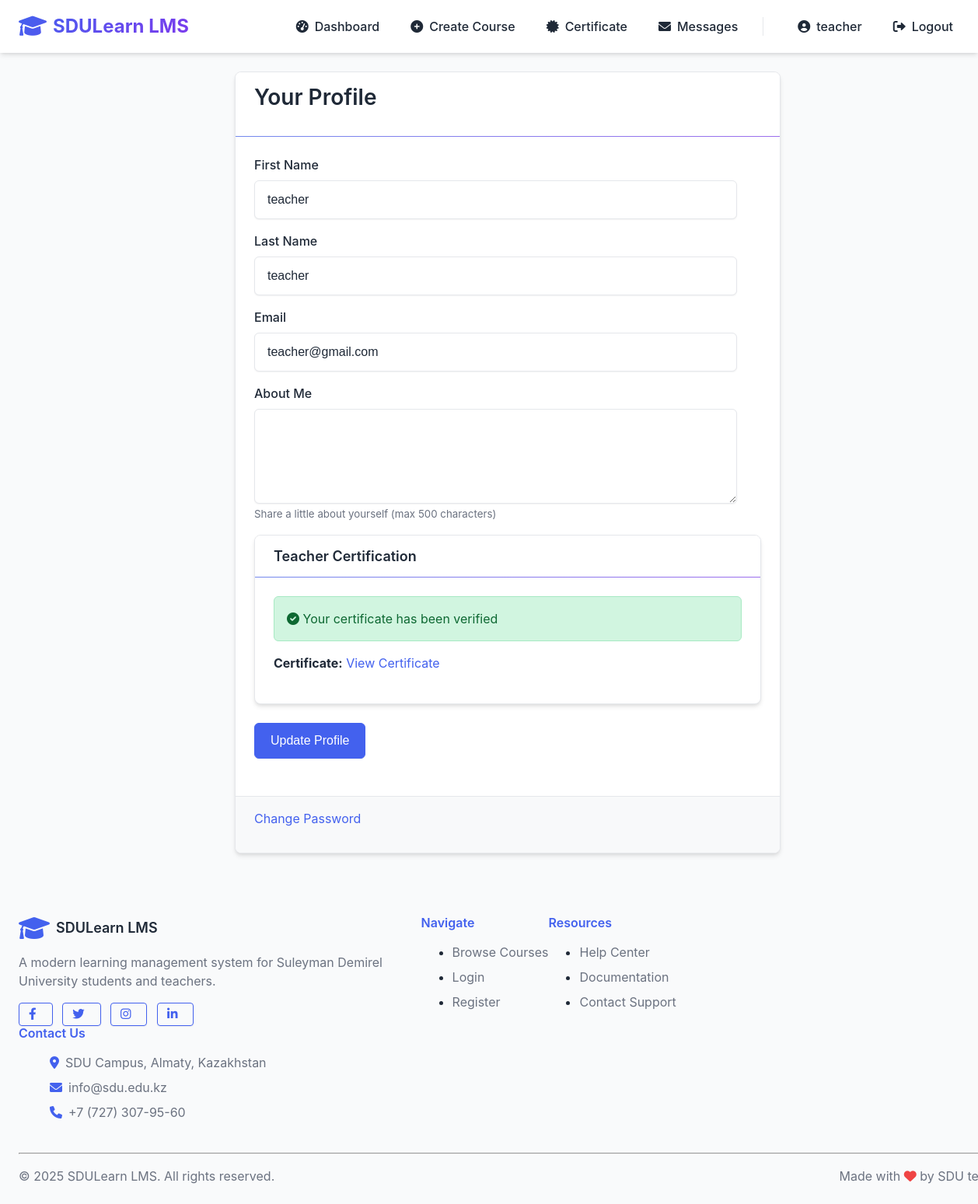
The app's page /profile (signed in) with its own data.
### lms/models/user.py (models this page shows, shortened)
class User(db.Model, UserMixin):
    __tablename__ = 'users'
    id = db.Column(db.Integer, primary_key=True)
    first_name = db.Column(db.String(50), nullable=False)
    last_name = db.Column(db.String(50), nullable=False)
    email = db.Column(db.String(120), unique=True, nullable=False)
    password_hash = db.Column(db.String(256), nullable=False)
    role_id = db.Column(db.Integer, db.ForeignKey('roles.id'), nullable=False)
    about_me = db.Column(db.Text, nullable=True)
    is_active = db.Column(db.Boolean, default=True)
    created_at = db.Column(db.DateTime, default=datetime.utcnow)
    updated_at = db.Column(db.DateTime, default=datetime.utcnow, onupdate=datetime.utcnow)
    certificate_path = db.Column(db.String(255), nullable=True, default=None)
    certificate_verified = db.Column(db.Boolean, nullable=True, default=False)
    certificate_submitted_at = db.Column(db.DateTime, nullable=True, default=None)
    certificate_description = db.Column(db.Text, nullable=True)
    created_courses = db.relationship('Course', backref='teacher', lazy='dynamic')
    enrollments = db.relationship('Enrollment', back_populates='student', lazy='dynamic')
    submissions = db.relationship('Submission', back_populates='student', lazy='dynamic')
    @property
    def password(self):
        raise AttributeError('Password is not a readable attribute')
    def is_admin(self):
        return self.role.name == 'admin'
    def is_teacher(self):
        return self.role.name == 'teacher'

### lms/routes/auth.py (the view)
@auth_bp.route('/profile', methods=['GET', 'POST'])
@login_required
def profile():
    form = ProfileUpdateForm(original_email=current_user.email)
    if form.validate_on_submit():
        current_user.first_name = form.first_name.data
        current_user.last_name = form.last_name.data
        current_user.email = form.email.data
        current_user.about_me = form.about_me.data
        db.session.commit()
        flash('Your profile has been updated!', 'success')
        return redirect(url_for('auth.profile'))
    elif request.method == 'GET':
        form.first_name.data = current_user.first_name
        form.last_name.data = current_user.last_name
        form.email.data = current_user.email
        form.about_me.data = current_user.about_me
    return render_template('auth/profile.html', form=form)

### lms/utils/forms.py (shortened to what this page needs)
class ProfileUpdateForm(FlaskForm):
    first_name = StringField('First Name', validators=[DataRequired(), Length(min=2, max=50)])
    last_name = StringField('Last Name', validators=[DataRequired(), Length(min=2, max=50)])
    email = StringField('Email', validators=[DataRequired(), Email()])
    about_me = TextAreaField('About Me', validators=[Optional(), Length(max=500)])
    submit = SubmitField('Update Profile')
    def __init__(self, original_email, *args, **kwargs):
        super(ProfileUpdateForm, self).__init__(*args, **kwargs)
        self.original_email = original_email

### app.py (called while the page is built)
@login_manager.user_loader
def load_user(user_id):
    return User.query.get(int(user_id))

### lms/templates/auth/profile.html (shortened to what this page needs)
{% extends 'base.html' %}
{% block content %}
<div class="card" style="max-width: 700px; margin: 0 auto;">
    <div class="card-header">
        <h2>Your Profile</h2>
    </div>
    <div class="card-body">
        <form method="POST" action="{{ url_for('auth.profile') }}">
            <div class="form-group mb-3">
                {{ form.first_name.label }}
                {{ form.first_name(class="form-control") }}
            </div>
            <div class="form-group mb-3">
                {{ form.last_name.label }}
                {{ form.last_name(class="form-control") }}
            </div>
            <div class="form-group mb-3">
                {{ form.email.label }}
                {{ form.email(class="form-control") }}
            </div>
            <div class="form-group mb-3">
                {{ form.about_me.label }}
                {{ form.about_me(class="form-control", rows=4) }}
                <small class="text-muted">Share a little about yourself (max 500 characters)</small>
            </div>
            {% if current_user.is_teacher() %}
            <div class="card mb-3">
                <div class="card-header bg-light">
                    <h5 class="mb-0">Teacher Certification</h5>
                </div>
                <div class="card-body">
                    {% if current_user.certificate_path %}
                        {% if current_user.certificate_verified %}
                            <div class="alert alert-success">
                                <i class="fas fa-check-circle"></i> Your certificate has been verified
                            </div>
                            <p><strong>Certificate:</strong> <a href="{{ url_for('static', filename=current_user.certificate_path) }}" target="_blank">View Certificate</a></p>
                        {% else %}
                            <div class="alert alert-warning">
                                <i class="fas fa-clock"></i> Your certificate is pending verification
                            </div>
                            <p><strong>Certificate:</strong> <a href="{{ url_for('static', filename=current_user.certificate_path) }}" target="_blank">View Certificate</a></p>
                        {% endif %}
                    {% else %}
                        <p class="text-muted">No certificate uploaded.</p>
                        <a href="{{ url_for('teacher.upload_certificate') if current_user.is_teacher() else '#' }}" class="btn btn-sm btn-outline-primary">
                            Upload Certificate
                        </a>
                    {% endif %}
                </div>
            </div>
            {% endif %}
            <div class="form-group mt-4">
                {{ form.submit(class="btn btn-primary") }}
            </div>
        </form>
    </div>
    <div class="card-footer">
        <p><a href="{{ url_for('auth.change_password') }}">Change Password</a></p>
    </div>
</div>
{% endblock %}

### lms/templates/base.html (shortened to what this page needs)
<!DOCTYPE html>
<html lang="en">
<head>
    <link rel="stylesheet" href="{{ url_for('static', filename='css/styles.css') }}">
    <link rel="stylesheet" href="https://cdnjs.cloudflare.com/ajax/libs/font-awesome/6.0.0-beta3/css/all.min.css">
</head>
<body>
    <nav class="navbar">
        <div class="container navbar-container">
            <a href="/" class="navbar-logo">
                <i class="fas fa-graduation-cap"></i> SDULearn LMS
            </a>
            <div class="navbar-collapse" id="navbar-collapse">
                <ul class="navbar-links" id="navbar-links">
                    {% if current_user.is_authenticated %}
                        {% if current_user.is_admin() %}
                            <li><a href="{{ url_for('admin.dashboard') }}" {% if request.path.startswith('/admin/dashboard') %}class="active"{% endif %}><i class="fas fa-tachometer-alt"></i> Dashboard</a></li>
                            <li><a href="{{ url_for('admin.manage_users') }}" {% if request.path.startswith('/admin/users') %}class="active"{% endif %}><i class="fas fa-users"></i> Users</a></li>
                            <li><a href="{{ url_for('admin.manage_teachers') }}" {% if request.path.startswith('/admin/teachers') %}class="active"{% endif %}><i class="fas fa-chalkboard-teacher"></i> Teachers</a></li>
                            <li><a href="{{ url_for('admin.manage_courses') }}" {% if request.path.startswith('/admin/courses') %}class="active"{% endif %}><i class="fas fa-book"></i> Courses</a></li>
                            <li><a href="{{ url_for('messages.inbox') }}" {% if request.path.startswith('/messages') %}class="active"{% endif %}><i class="fas fa-envelope"></i> Messages
                                <span id="messages-unread-badge" class="badge badge-danger" style="display: none;"></span>
                            </a></li>
                        {% elif current_user.is_teacher() %}
                            <li><a href="{{ url_for('teacher.dashboard') }}" {% if request.path.startswith('/teacher/dashboard') %}class="active"{% endif %}><i class="fas fa-tachometer-alt"></i> Dashboard</a></li>
                            <li><a href="{{ url_for('teacher.create_course') }}" {% if request.path.startswith('/teacher/create-course') %}class="active"{% endif %}><i class="fas fa-plus-circle"></i> Create Course</a></li>
                            <li><a href="{{ url_for('teacher.certificate') }}" {% if request.path.startswith('/teacher/certificate') %}class="active"{% endif %}><i class="fas fa-certificate"></i> Certificate</a></li>
                            <li><a href="{{ url_for('messages.inbox') }}" {% if request.path.startswith('/messages') %}class="active"{% endif %}><i class="fas fa-envelope"></i> Messages
                            </a></li>
                        {% endif %}
                        <li><a href="{{ url_for('auth.profile') }}" {% if request.path.startswith('/auth/profile') %}class="active"{% endif %}><i class="fas fa-user-circle"></i> {{ current_user.first_name }}</a></li>
                        <li><a href="{{ url_for('auth.logout') }}"><i class="fas fa-sign-out-alt"></i> Logout</a></li>
                    {% endif %}
                </ul>
            </div>
        </div>
    </nav>
    <div class="container py-4">
        {% block content %}{% endblock %}
    </div>
    <footer class="bg-white py-4 mt-5 border-top">
        <div class="container">
            <div class="row">
                <div class="col-md-4">
                    <div class="d-flex align-items-center mb-3">
                        <i class="fas fa-graduation-cap text-primary mr-2" style="font-size: 2rem;"></i>
                        <h5 class="mb-0">SDULearn LMS</h5>
                    </div>
                    <p class="text-muted">A modern learning management system for Suleyman Demirel University students and teachers.</p>
                    <div class="mt-3">
                        <a href="https://www.facebook.com/sdu.edu.kz/" target="_blank" class="btn btn-sm btn-outline-primary mr-2"><i class="fab fa-facebook-f"></i></a>
                        <a href="https://twitter.com/SDUAlmaty" target="_blank" class="btn btn-sm btn-outline-primary mr-2"><i class="fab fa-twitter"></i></a>
                        <a href="https://www.instagram.com/sdu_university/" target="_blank" class="btn btn-sm btn-outline-primary mr-2"><i class="fab fa-instagram"></i></a>
                        <a href="https://www.linkedin.com/school/suleyman-demirel-university/" target="_blank" class="btn btn-sm btn-outline-primary"><i class="fab fa-linkedin-in"></i></a>
                    </div>
                </div>
                <div class="col-md-2">
                    <h6 class="mb-3 text-primary">Navigate</h6>
                    <ul class="list-unstyled">
                        <li class="mb-2"><a href="{{ url_for('student.browse_courses') }}" class="text-muted">Browse Courses</a></li>
                        <li class="mb-2"><a href="{{ url_for('auth.login') }}" class="text-muted">Login</a></li>
                        <li class="mb-2"><a href="{{ url_for('auth.register') }}" class="text-muted">Register</a></li>
                    </ul>
                </div>
                <div class="col-md-2">
                    <h6 class="mb-3 text-primary">Resources</h6>
                    <ul class="list-unstyled">
                        <li class="mb-2"><a href="https://sdu.edu.kz/help-center/" target="_blank" class="text-muted">Help Center</a></li>
                        <li class="mb-2"><a href="https://sdu.edu.kz/documentation/" target="_blank" class="text-muted">Documentation</a></li>
                        <li class="mb-2"><a href="mailto:info@sdu.edu.kz" class="text-muted">Contact Support</a></li>
                    </ul>
                </div>
                <div class="col-md-4">
                    <h6 class="mb-3 text-primary">Contact Us</h6>
                    <ul class="list-unstyled">
                        <li class="mb-2 d-flex align-items-center">
                            <i class="fas fa-map-marker-alt text-primary mr-2"></i>
                            <span class="text-muted">SDU Campus, Almaty, Kazakhstan</span>
                        </li>
                        <li class="mb-2 d-flex align-items-center">
                            <i class="fas fa-envelope text-primary mr-2"></i>
                            <span class="text-muted">info@sdu.edu.kz</span>
                        </li>
                        <li class="mb-2 d-flex align-items-center">
                            <i class="fas fa-phone text-primary mr-2"></i>
                            <span class="text-muted">+7 (727) 307-95-60</span>
                        </li>
                    </ul>
                </div>
            </div>
            <hr class="mt-4 mb-3">
            <div class="d-flex justify-content-between align-items-center">
                <p class="mb-0 text-muted">© 2025 SDULearn LMS. All rights reserved.</p>
                <p class="mb-0 text-muted">Made with <i class="fas fa-heart text-danger"></i> by SDU team</p>
            </div>
        </div>
    </footer>
</body>
</html>

### lms/templates/base.html (style rules this page uses)
.navbar-container { position: relative; }
.navbar-collapse { display: flex; align-items: center; }

### records on screen
User: first_name "teacher", last_name "teacher", email "teacher@gmail.com"
